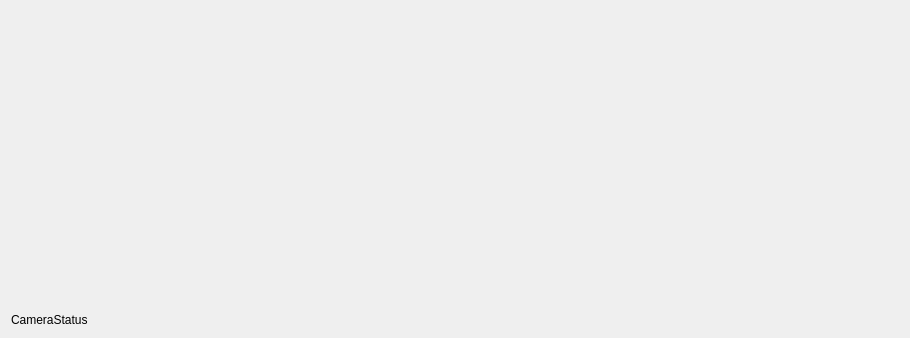
<?xml version="1.0" encoding="UTF-8"?>
<ui version="4.0">
 <class>CameraView</class>
 <widget class="QDialog" name="CameraView">
  <property name="geometry">
   <rect>
    <x>0</x>
    <y>0</y>
    <width>910</width>
    <height>338</height>
   </rect>
  </property>
  <property name="sizePolicy">
   <sizepolicy hsizetype="Expanding" vsizetype="Expanding">
    <horstretch>0</horstretch>
    <verstretch>0</verstretch>
   </sizepolicy>
  </property>
  <property name="windowTitle">
   <string>Dialog</string>
  </property>
  <layout class="QGridLayout" name="gridLayout">
   <item row="0" column="0">
    <widget class="QWidget" name="canvas" native="true">
     <property name="sizePolicy">
      <sizepolicy hsizetype="Expanding" vsizetype="Expanding">
       <horstretch>0</horstretch>
       <verstretch>0</verstretch>
      </sizepolicy>
     </property>
    </widget>
   </item>
   <item row="0" column="1">
    <widget class="QWidget" name="widget" native="true">
     <property name="sizePolicy">
      <sizepolicy hsizetype="Expanding" vsizetype="Expanding">
       <horstretch>0</horstretch>
       <verstretch>0</verstretch>
      </sizepolicy>
     </property>
    </widget>
   </item>
   <item row="1" column="0" colspan="2">
    <widget class="QLabel" name="label">
     <property name="text">
      <string>CameraStatus</string>
     </property>
    </widget>
   </item>
  </layout>
 </widget>
 <resources/>
 <connections/>
</ui>
